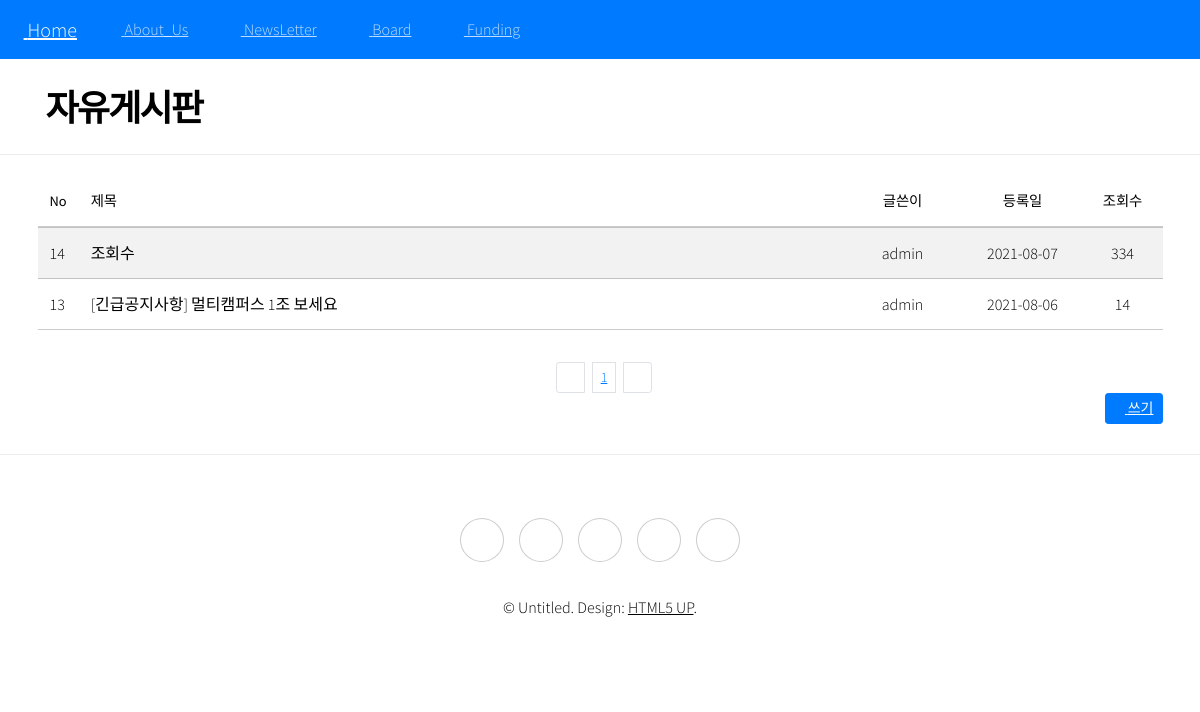
/board/list/, run on the app's committed database.
### board/models.py (models this page shows, shortened)
class Post(models.Model):
    title = models.CharField(verbose_name='TITLE', max_length=50)
    description = models.CharField('DESCRIPTION', max_length=100, blank=True,
    help_text='simple description text.')
    content = models.TextField('CONTENT')
    create_dt = models.DateTimeField('CREATE DATE', auto_now_add=True)
    modify_dt = models.DateTimeField('MODIFY DATE', auto_now=True)
    user = models.ForeignKey(User,on_delete=models.CASCADE,
        verbose_name='USER', blank=True, null=True)
    hits = models.PositiveIntegerField("조회수",default=0)
    like = models.ManyToManyField(settings.AUTH_USER_MODEL, related_name="like_posts", blank=True)
    class Meta:
        verbose_name = 'post'
        verbose_name_plural = 'posts'
        db_table = 'board_posts'
        ordering = ('-create_dt',)
    def get_absolute_url(self):
        return reverse('board:detail', args=(self.id,))

### board/views.py (the view)
# urls.py: path('list/',PostListView.as_view(),name='list'),
class PostListView(ListView):
    model = Post
    template_name = 'board/post_list.html'
    context_object_name='posts'
    paginate_by = 10
    def get_context_data(self, **kwargs):
        return super().get_context_data(**kwargs)

### board/templates/board/post_list.html (shortened to what this page needs)
{% extends 'base.html' %}
{% load static %}
{% load bootstrap4 %}
{% block content-header %}
<h2 style ="font-weight:bold; margin-top:10px; margin-bottom:5px; margin-left:30px">자유게시판</h2>
{% endblock %}
{% block content %}
    <br>
    <div class="container">
        <table class="table-striped table-hover" >
            <thead>
                <tr>
                    <th style="width:20px">No</th>
                    <th style="padding-top:10px" >제목</th>
                    <th style="width:120px" class="text-center">글쓴이</th>
                    <th style="width:120px" class="text-center">등록일</th>
                    <th style="width:80px" class="text-center">조회수</th>
                </tr>
            </thead>
            <tbody>
            {% for writing in posts%}
                <tr  style="cursor:pointer;" onclick="location.href='{{writing.get_absolute_url}}'">
                    <td>{{writing.id}}</td>
                    <td>{{writing.title}}</td>
                    <td class="text-center">{{writing.user}}</td>
                    <td class="text-center">{{writing.create_dt|date:"Y-m-d"}}</td>
                    <td class="text-center">{{writing.hits}}</td>
                </tr>
            {% endfor %}
            </tbody>
        </table>
        <span>
            <ul class="pagination pagination-sm justify-content-center" style="margin-bottom:0px">
                <li class="page-item"><a class="page-link" href="?page=1"><i class="fas fa-angle-double-left"></i></a>
                </li>
                {% for page_num in page_obj.paginator.page_range %}
                    <li class="page-item"><a class="page-link" href="?page={{page_num}}">{{page_num}}</a></li>
                {% endfor %}
                <li class="page-item"><a class="page-link" href="?page={{page_obj.paginator.num_pages}}"><i class="fas fa-angle-double-right"></i></a>
                </li>
            </ul>
        </span>
        <div class="text-right" style="margin-bottom:30px;margin-top:0px">
            <a href="{%url 'board:add' %}" class="btn btn-primary btn-sm ">
            <i class="fas fa-pencil-alt"></i> 쓰기</a>
        </div>
{% endblock %}

### data on the page
Post: id "14", title "조회수", user "admin", create_dt "2021-08-07", hits "334"
Post: id "13", title "[긴급공지사항] 멀티캠퍼스 1조 보세요", user "admin", create_dt "2021-08-06", hits "14"

### other printed values
{{ page_num }} "1"
